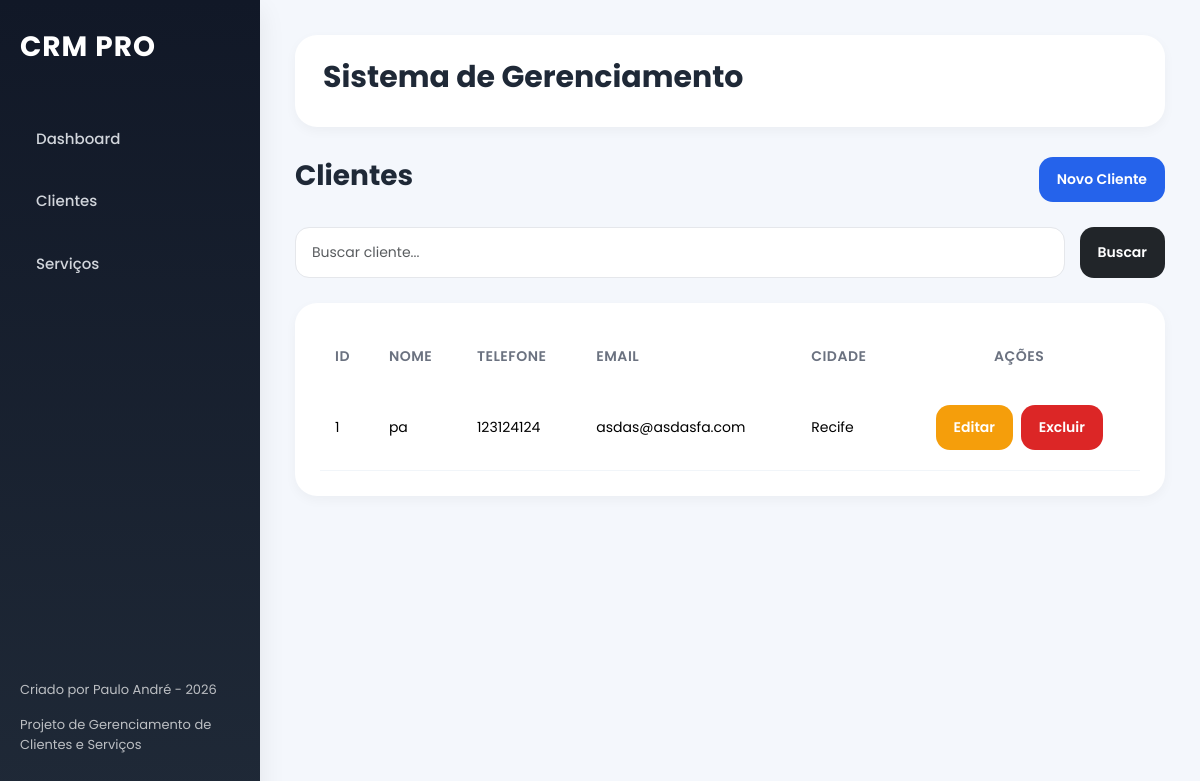
Screenshot of /clientes with the database file from the repository.
### tables this page shows
CREATE TABLE clientes (

            id INTEGER PRIMARY KEY AUTOINCREMENT,

            nome TEXT NOT NULL,

            telefone TEXT NOT NULL,

            email TEXT NOT NULL,

            cidade TEXT NOT NULL,

            data_cadastro TIMESTAMP DEFAULT CURRENT_TIMESTAMP
        );

### app.py (the view)
@app.route('/clientes')
def clientes():
    busca = request.args.get('busca', '')
    conn = get_db_connection()
    cursor = conn.cursor()
    if busca:
        cursor.execute("""
            SELECT *
            FROM clientes
            WHERE nome LIKE ?
            ORDER BY id DESC
        """, (f'%{busca}%',))
    else:
        cursor.execute("""
            SELECT *
            FROM clientes
            ORDER BY id DESC
        """)
    clientes = cursor.fetchall()
    conn.close()
    return render_template(
        'clientes.html',
        clientes=clientes
    )

### app.py (called while the page is built)
def get_db_connection():
    conn = sqlite3.connect(DATABASE)
    conn.row_factory = sqlite3.Row
    return conn

### templates/clientes.html (shortened to what this page needs)
{% extends 'base.html' %}
{% block content %}
<div class="page-header">
    <h2>Clientes</h2>
    <button
        class="btn btn-primary"
        data-bs-toggle="modal"
        data-bs-target="#modalCliente"
    >
        Novo Cliente
    </button>
</div>
<form method="GET" class="search-box">
    <input
        type="text"
        name="busca"
        class="form-control"
        placeholder="Buscar cliente..."
    >
    <button class="btn btn-dark">
        Buscar
    </button>
</form>
<div class="table-card">
    <div class="table-responsive">
        <table class="table table-hover align-middle">
            <thead>
                <tr>
                    <th>ID</th>
                    <th>Nome</th>
                    <th>Telefone</th>
                    <th>Email</th>
                    <th>Cidade</th>
                    <th class="text-center">Ações</th>
                </tr>
            </thead>
            <tbody>
                {% for cliente in clientes %}
                <tr>
                    <td>{{ cliente.id }}</td>
                    <td>{{ cliente.nome }}</td>
                    <td>{{ cliente.telefone }}</td>
                    <td>{{ cliente.email }}</td>
                    <td>{{ cliente.cidade }}</td>
                    <td class="text-center">
                        <button
                            type="button"
                            class="btn btn-warning btn-sm btn-editar-cliente"
                            data-id="{{ cliente.id }}"
                            data-nome="{{ cliente.nome }}"
                            data-telefone="{{ cliente.telefone }}"
                            data-email="{{ cliente.email }}"
                            data-cidade="{{ cliente.cidade }}"
                        >
                            Editar
                        </button>
                        <a
                            href="{{ url_for('excluir_cliente', id=cliente.id) }}"
                            class="btn btn-danger btn-sm btn-delete"
                        >
                            Excluir
                        </a>
                    </td>
                </tr>
                {% endfor %}
            </tbody>
        </table>
    </div>
</div>
{% endblock %}

### templates/base.html (shortened to what this page needs)
<!DOCTYPE html>
    <link href="https://cdn.jsdelivr.net/npm/bootstrap@5.3.3/dist/css/bootstrap.min.css" rel="stylesheet">
    <link rel="stylesheet" href="{{ url_for('static', filename='css/style.css') }}">
</head>
<body>
<div class="layout">
    <aside class="sidebar">
        <div>
            <h2 class="logo">CRM PRO</h2>
            <nav class="menu">
                <a href="{{ url_for('dashboard') }}">Dashboard</a>
                <a href="{{ url_for('clientes') }}">Clientes</a>
                <a href="{{ url_for('servicos') }}">Serviços</a>
            </nav>
        </div>
        <div class="sidebar-footer">
            <p>Criado por Paulo André - 2026</p>
            <p>Projeto de Gerenciamento de Clientes e Serviços</p>
        </div>
    </aside>
    <main class="content">
        <div class="topbar">
            <h1>Sistema de Gerenciamento</h1>
        </div>
        {% block content %}
        {% endblock %}
    </main>
</div>
</body>
</html>

### static/css/style.css (style rules this page uses)
* { margin: 0; padding: 0; box-sizing: border-box; }
body { font-family: 'Poppins', sans-serif; background: var(--bg-color); color: var(--text-color); }
.layout { display: flex; min-height: 100vh; }
.sidebar { width: 260px; background: linear-gradient( 180deg, #111827, #1f2937 ); color: white; padding: 30px 20px; display: flex; flex-direction: column; justify-content: space-between; position: fixed; left: 0; top: 0; height: 100vh; z-index: 1000; box-shadow: var(--shadow-md); }
.logo { font-size: 28px; font-weight: 700; margin-bottom: 50px; letter-spacing: 1px; }
.menu { display: flex; flex-direction: column; gap: 12px; }
.menu a { text-decoration: none; color: #d1d5db; padding: 14px 16px; border-radius: var(--radius-sm); font-size: 15px; font-weight: 500; transition: var(--transition); display: flex; align-items: center; gap: 12px; }
.sidebar-footer { font-size: 13px; opacity: 0.7; }
.content { flex: 1; margin-left: 260px; padding: 35px; }
.topbar { background: white; padding: 24px 28px; border-radius: var(--radius-lg); box-shadow: var(--shadow-sm); margin-bottom: 30px; display: flex; justify-content: space-between; align-items: center; }
.topbar h1 { font-size: 30px; font-weight: 700; }
.page-header { display: flex; justify-content: space-between; align-items: center; margin-bottom: 25px; }
.page-header h2 { font-size: 28px; font-weight: 700; }
.table-card { background: white; padding: 25px; border-radius: var(--radius-lg); box-shadow: var(--shadow-sm); }
.table { margin-bottom: 0; }
.table thead { background: #f8fafc; }
.table thead th { border: none !important; padding: 18px 15px; font-size: 14px; font-weight: 600; color: var(--text-light); text-transform: uppercase; letter-spacing: 0.5px; }
.table tbody td { padding: 18px 15px; vertical-align: middle; border-color: #f1f5f9; font-size: 14px; }
.table tbody tr { transition: var(--transition); }
.search-box { display: flex; gap: 15px; margin-bottom: 25px; }
.search-box input { flex: 1; }
.form-control, .form-select { border-radius: 14px; border: 1px solid var(--border-color); padding: 14px 16px; font-size: 14px; transition: var(--transition); box-shadow: none !important; }
.btn { border: none; border-radius: 14px; padding: 12px 18px; font-size: 14px; font-weight: 600; transition: var(--transition); }
.btn-primary { background: var(--primary-color); }
.btn-danger { background: var(--danger-color); }
.btn-warning { background: var(--warning-color); color: white; }
td .btn { margin: 2px; }

### rows the page displays
clientes: id "1", nome "pa", telefone "123124124", email "asdas@asdasfa.com", cidade "Recife"
